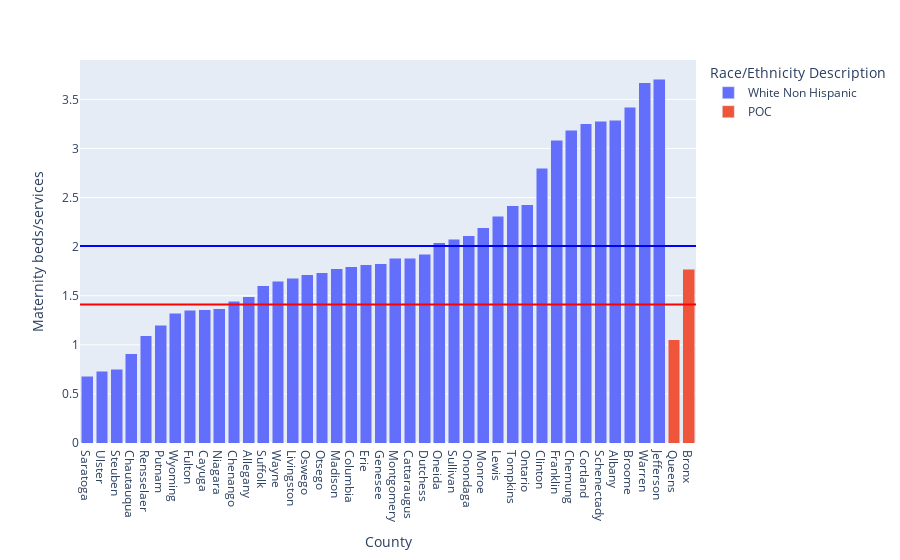

Write notebook code for a chart like this one.
### Markdown cell above
#Asset 2

This visualization looks at maternity beds/services available per 10000 people in counties categorized as POC and counties categorized as WNH.
POC counties have an average of 1.4 maternity beds/services per 10000 people whereas WNH counties have 2 maternity beds/services per 10000 people. Both these numbers are low, but the visualization concludes that POC categorized counties have lesser number of maternity beds/services.

### Code cell
bed_county_attval_copy = bed_county_attval[bed_county_attval["County"].isin(top_counties["County Name"])]
# bed_county_attval_copy.loc[bed_county_attval_copy[]]
all_merged = pd.merge(top_counties_trimmed,bed_county_attval_copy,how="inner",left_on=["County Name"],right_on=["County"])
# all_merged_trimmed = all_merged[all_merged["Population"] > 2e+05]

all_merged = all_merged[all_merged["Attribute Value"] == "Maternity"]
all_merged["att_value_pop"] = all_merged["Measure Value"] *10000/ all_merged["Population"]
# print(all_merged)
all_merged.groupby(by=["Race/Ethnicity Description", "County"])["att_value_pop"].sum()
temp = all_merged.groupby(by=["Race/Ethnicity Description", "County"])["att_value_pop"].sum().reset_index().sort_values(by="att_value_pop")
fig = px.bar(temp, x="County", y="att_value_pop", color="Race/Ethnicity Description",
             barmode = 'stack')
avg_att_val = temp.groupby(by=["Race/Ethnicity Description"])["att_value_pop"].mean()
# print(avg_att_val)
# fig.add_hline(y=temp[temp["County"] == "Queens"]["att_value_pop"].values[0],line_color="red")
fig.add_hline(y=avg_att_val.values[0],line_color="red")
fig.add_hline(y=avg_att_val.values[1],line_color="blue")
fig.update_yaxes(title="Maternity beds/services")
fig.show()

### Figure 1 — Plotly figure (JSON) as saved in the notebook; plotly's stock layout.template omitted (floating-point values rounded to 4 significant figures)
{"data": [{"alignmentgroup": "True", "hovertemplate": "Race/Ethnicity Description=White Non Hispanic<br>County=%{x}<br>att_value_pop=%{y}<extra></extra>", "legendgroup": "White Non Hispanic", "marker": {"color": "#636efa"}, "name": "White Non Hispanic", "offsetgroup": "White Non Hispanic", "orientation": "v", "showlegend": true, "textposition": "auto", "type": "bar", "x": ["Saratoga", "Ulster", "Steuben", "Chautauqua", "Rensselaer", "Putnam", "Wyoming", "Fulton", "Cayuga", "Niagara", "Chenango", "Allegany", "Suffolk", "Wayne", "Livingston", "Oswego", "Otsego", "Madison", "Columbia", "Erie", "Genesee", "Montgomery", "Cattaraugus", "Dutchess", "Oneida", "Sullivan", "Onondaga", "Monroe", "Lewis", "Tompkins", "Ontario", "Clinton", "Franklin", "Chemung", "Cortland", "Schenectady", "Albany", "Broome", "Warren", "Jefferson"], "xaxis": "x", "y": [0.6818, 0.7307, 0.7505, 0.9107, 1.093, 1.2, 1.323, 1.352, 1.36, 1.367, 1.446, 1.492, 1.603, 1.648, 1.681, 1.716, 1.733, 1.775, 1.798, 1.818, 1.826, 1.88, 1.883, 1.922, 2.042, 2.076, 2.111, 2.194, 2.31, 2.418, 2.428, 2.799, 3.081, 3.184, 3.251, 3.278, 3.288, 3.418, 3.67, 3.706], "yaxis": "y"}, {"alignmentgroup": "True", "hovertemplate": "Race/Ethnicity Description=POC<br>County=%{x}<br>att_value_pop=%{y}<extra></extra>", "legendgroup": "POC", "marker": {"color": "#EF553B"}, "name": "POC", "offsetgroup": "POC", "orientation": "v", "showlegend": true, "textposition": "auto", "type": "bar", "x": ["Queens", "Bronx"], "xaxis": "x", "y": [1.053, 1.768], "yaxis": "y"}], "layout": {"barmode": "stack", "legend": {"title": {"text": "Race/Ethnicity Description"}, "tracegroupgap": 0}, "margin": {"t": 60}, "shapes": [{"line": {"color": "red"}, "type": "line", "x0": 0, "x1": 1, "xref": "x domain", "y0": 1.41, "y1": 1.41, "yref": "y"}, {"line": {"color": "blue"}, "type": "line", "x0": 0, "x1": 1, "xref": "x domain", "y0": 2.006, "y1": 2.006, "yref": "y"}], "xaxis": {"anchor": "y", "domain": [0.0, 1.0], "title": {"text": "County"}}, "yaxis": {"anchor": "x", "domain": [0.0, 1.0], "title": {"text": "Maternity beds/services"}}}}
